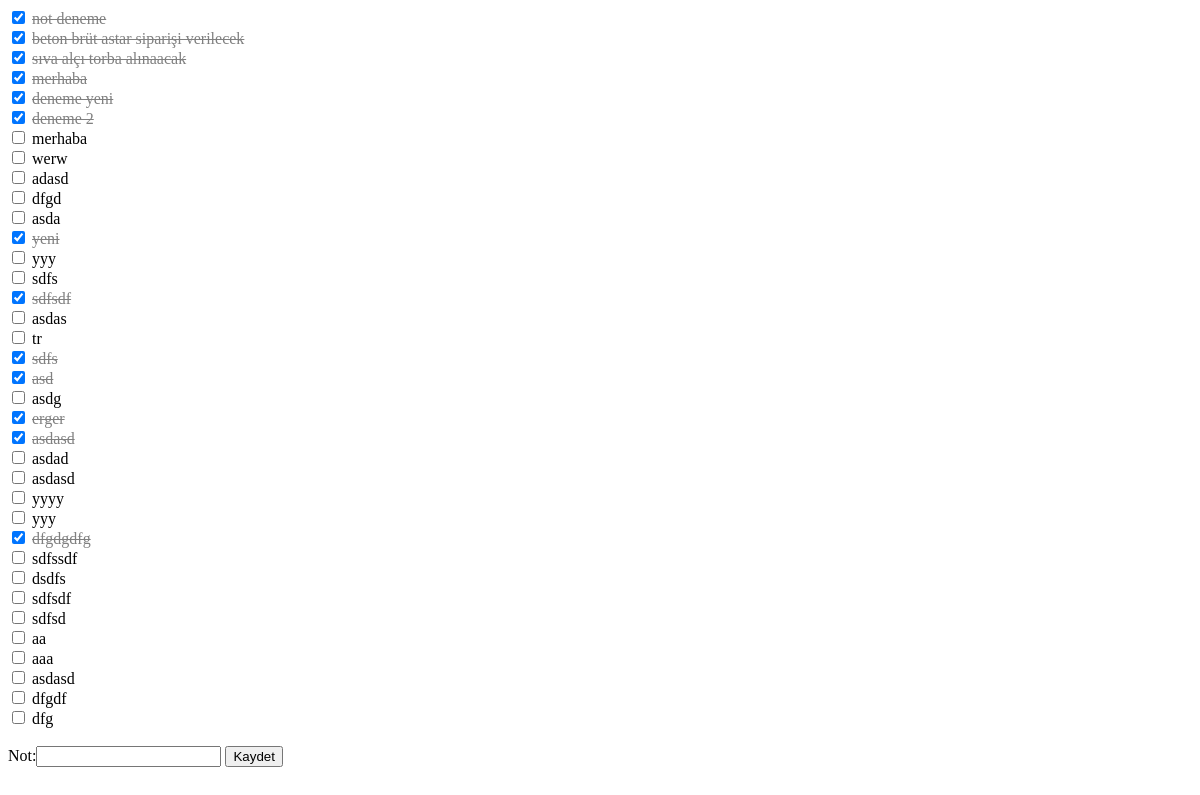
Before: / with the older database file.
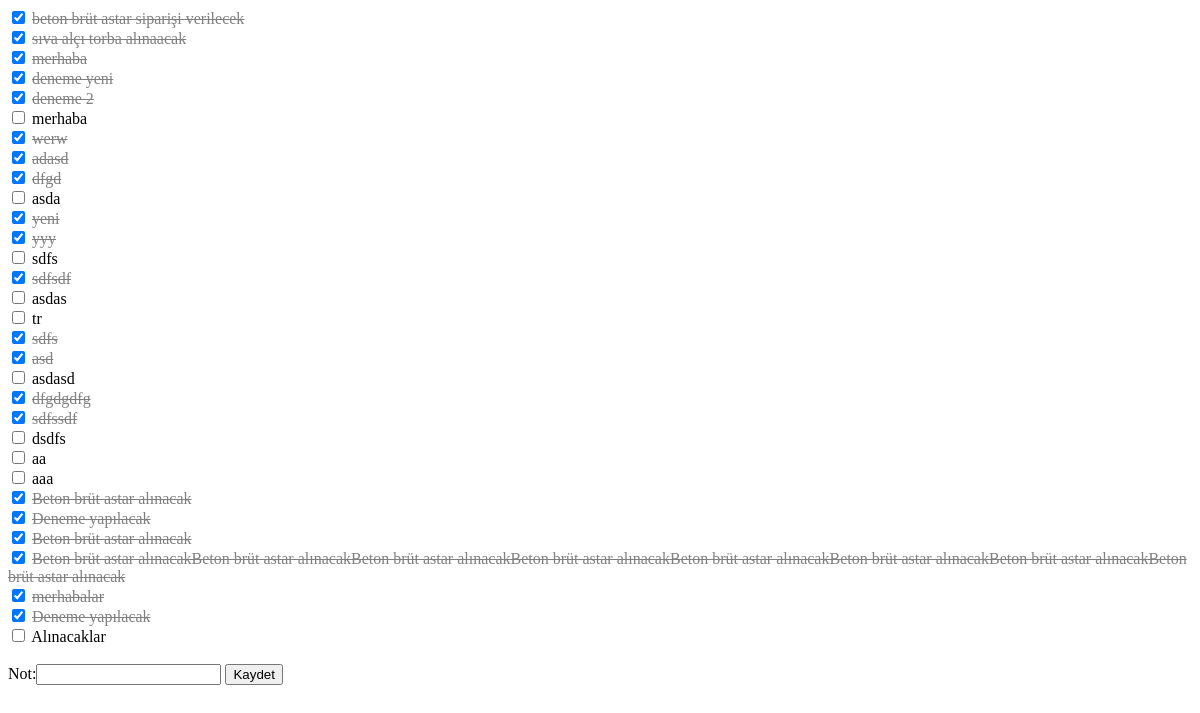
After: the same page with the newer database file.
### boya/models.py (models this page shows, shortened)
class Notlar(models.Model):
    not_aciklama = models.CharField(max_length=200, verbose_name="Not Açıklaması")
    yapildi_mi = models.BooleanField(default=False, verbose_name="Yapıldı mı")
    not_tarihi = models.DateTimeField(auto_now_add=True, null=False)
    class Meta:
        verbose_name = "Not"
        verbose_name_plural = "Notlar"

### boya/views.py (the view)
# urls.py: path('', views.ana_sayfa, name="home"),
def ana_sayfa(request):
    if request.method == "POST":
        forms = NotEkleForm(request.POST)
        if forms.is_valid():
            forms.save()
            return redirect('home')
    else:
        forms = NotEkleForm()
    notlar = Notlar.objects.all()
    return render(request, 'home.html', {'notlar':notlar, 'forms':forms})

### boya/forms.py
class NotEkleForm(forms.ModelForm):
    class Meta:
        model = Notlar
        fields = ('not_aciklama',)
        labels = {'not_aciklama': ('Not:')}

### templates/home.html (shortened to what this page needs)
<!DOCTYPE html>
<html lang="en">
<head>
</head>
<body>
<div id="ana">
{% for notum in notlar %}
    <input type="checkbox"  id="{{notum.id}}" name="{{notum.id}}" onclick="myFunction(this.name)" {% if notum.yapildi_mi %} checked{% endif %}>
    <label id="label-{{notum.id}}" name="{{notum.id}}" style="text-decoration:{% if notum.yapildi_mi %}line-through{% else %}none{% endif %}; color:{% if notum.yapildi_mi %}gray{% else %}black{% endif %};">{{notum.not_aciklama}}</label><br>
{% endfor %}
</div>
<br>
<form method="POST" class="post-form">{% csrf_token %}
        {{ forms}}
        <button type="submit">Kaydet</button>
</form>
</body>
</html>

Changed rows visible on the page:
removed Notlar: yapildi_mi "☑", not_aciklama "not deneme"
removed Notlar: not_aciklama "asdg"
removed Notlar: yapildi_mi "☑", not_aciklama "erger"
removed Notlar: yapildi_mi "☑", not_aciklama "asdasd"
removed Notlar: not_aciklama "asdad"
removed Notlar: not_aciklama "yyyy"
removed Notlar: not_aciklama "yyy"
removed Notlar: not_aciklama "sdfsdf"
removed Notlar: not_aciklama "sdfsd"
removed Notlar: not_aciklama "asdasd"
removed Notlar: not_aciklama "dfgdf"
removed Notlar: not_aciklama "dfg"
changed Notlar "werw": yapildi_mi "☐" → "☑"
changed Notlar "adasd": yapildi_mi "☐" → "☑"
changed Notlar "dfgd": yapildi_mi "☐" → "☑"
changed Notlar "yyy": yapildi_mi "☐" → "☑"
changed Notlar "sdfssdf": yapildi_mi "☐" → "☑"
added Notlar: yapildi_mi "☑", not_aciklama "Beton brüt astar alınacak"
added Notlar: yapildi_mi "☑", not_aciklama "Deneme yapılacak"
added Notlar: yapildi_mi "☑", not_aciklama "Beton brüt astar alınacak"
added Notlar: yapildi_mi "☑", not_aciklama "Beton brüt astar alınacakBeton brüt astar alınacakBeton brüt astar alınacakBeton brüt astar alınacakBeton brüt astar alınacakBeton brüt astar alınacakBeton brüt astar alınacakBeton brüt astar alınacak"
added Notlar: yapildi_mi "☑", not_aciklama "merhabalar"
added Notlar: yapildi_mi "☑", not_aciklama "Deneme yapılacak"
added Notlar: not_aciklama "Alınacaklar"
